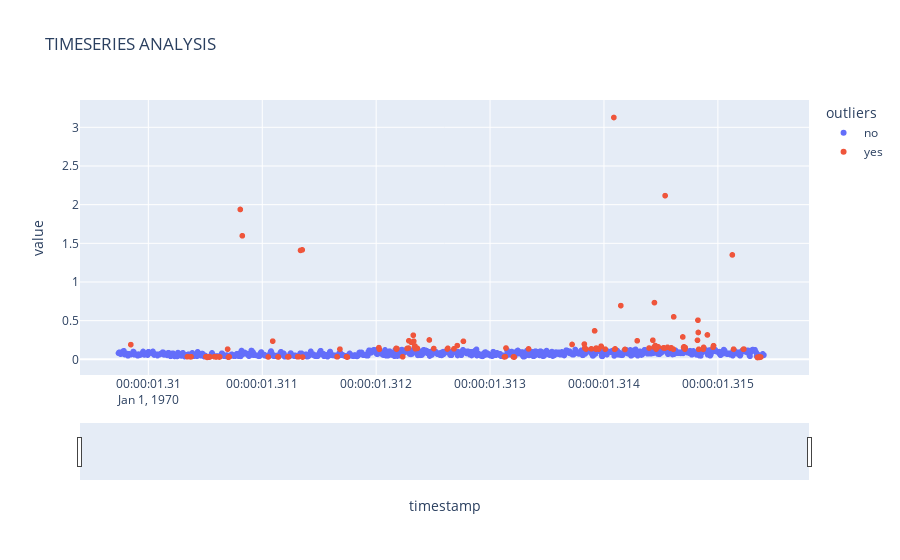

Write notebook code for a chart like this one.
### Code cell
fig = px.scatter(df.reset_index(), x = 'timestamp', y = 'value',color = 'outliers', title = 'TIMESERIES ANALYSIS')

fig.update_xaxes(rangeslider_visible = True,)
fig.show()

### Figure 1 — Plotly figure (JSON) as saved in the notebook; plotly's stock layout.template omitted (floating-point values rounded to 4 significant figures; data arrays with more than 128 entries replaced by an {"elided": "..."} marker saying what was removed)
{"data": [{"hovertemplate": "outliers=no<br>timestamp=%{x}<br>value=%{y}<extra></extra>", "legendgroup": "no", "marker": {"color": "#636efa", "symbol": "circle"}, "mode": "markers", "name": "no", "showlegend": true, "type": "scattergl", "x": {"elided": "1432 str values"}, "xaxis": "x", "y": {"elided": "1432 float values"}, "yaxis": "y"}, {"hovertemplate": "outliers=yes<br>timestamp=%{x}<br>value=%{y}<extra></extra>", "legendgroup": "yes", "marker": {"color": "#EF553B", "symbol": "circle"}, "mode": "markers", "name": "yes", "showlegend": true, "type": "scattergl", "x": {"elided": "139 str values"}, "xaxis": "x", "y": {"elided": "139 float values"}, "yaxis": "y"}], "layout": {"legend": {"title": {"text": "outliers"}, "tracegroupgap": 0}, "title": {"text": "TIMESERIES ANALYSIS"}, "xaxis": {"anchor": "y", "domain": [0, 1], "rangeslider": {"visible": true}, "title": {"text": "timestamp"}}, "yaxis": {"anchor": "x", "domain": [0, 1], "title": {"text": "value"}}}}
